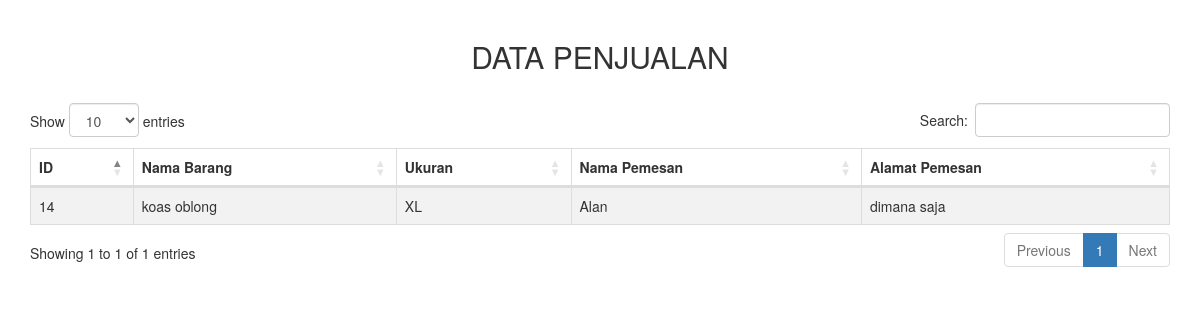
Page /14/ on the committed database.
### tokoonline/models.py (models this page shows)
class Online(models.Model):
    nomor_id = models.CharField(max_length =5, null=True,blank=False)
    nama_barang = models.CharField(max_length=240, null=True,blank=False)
    ukuran = models.CharField(max_length=6, null=True,blank=False)
    nama_pemesan = models.CharField(max_length=100, null=True,blank=False)
    alamat_pemesan = models.CharField(max_length=100, null=True,blank=False)

### tokoonline/views.py (the view)
# urls.py: path('<id>/', views.detail),
def detail(req, id):
    task = models.Online.objects.filter(pk=id).first()
    return render(req, 'task/detail.html',
    { 'data' : task,
    })

### tokoonline/templates/task/detail.html (shortened to what this page needs)
<!DOCTYPE html>
<html lang="en">
<head>
    <link rel="stylesheet" type="text/css" href="https://maxcdn.bootstrapcdn.com/bootstrap/3.3.7/css/bootstrap.min.css">
    <link rel="stylesheet" type="text/css" href="https://cdn.datatables.net/1.10.16/css/dataTables.bootstrap4.min.css">
</head>
<body>
    <div class="container" style="margin-top: 20px">
        <div class="row">
            <div class="col-md-12">
                <h2 style="text-align: center;margin-bottom: 30px">DATA PENJUALAN</h2>
                <table id="table_id" class="table table-striped table-bordered" cellspacing="0" width="100%">
                    <thead>
                        <tr>
                            <th>ID</th>
                            <th>Nama Barang</th>
                            <th>Ukuran</th>
                            <th>Nama Pemesan</th>
                            <th>Alamat Pemesan</th>
                        </tr>
                    </thead>
                    <tbody>
                        <tr>
                            <td>{{data.nomor_id}}</td>
                            <td>{{data.nama_barang}}</td>
                            <td>{{data.ukuran}}</td>
                            <td>{{data.nama_pemesan}}</td>
                            <td>{{data.alamat_pemesan}}</td>
                        </tr>
                    </tbody>
                </table>
            </div>
        </div>
    </div>
</body>
</html>

### rows in the picture
Online: nomor_id "14", nama_barang "koas oblong", ukuran "XL", nama_pemesan "Alan", alamat_pemesan "dimana saja"
